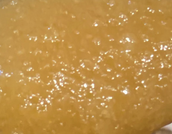
#> input picture knowledge/1.png, 172 x 134 px
$ python test.py
#> lines starting #> are read from the running program, lines starting #| are printed output that depends on the picture
import cv2
import numpy as np
from scipy.stats import mode
from skimage import color

# 画像を読み込み
image = cv2.imread('1.png')
#> image is the input picture: shape (134, 172, 3); mean B, G, R 71.7, 142.1, 187.8
image = cv2.cvtColor(image, cv2.COLOR_BGR2RGB)

# 画像をLab色空間に変換
lab_image = color.rgb2lab(image)
#> lab_image: shape (134, 172, 3) float64; mean of channels 0, 1, 2 62.1, 9.8, 43.4

# ISCC-NBS色データを用意（ここでは仮のデータを使用）
iscc_nbs_colors = np.array([
    [243, 243, 243],  # White
    [255, 245, 238],  # Seaside Sand
    [240, 230, 140],  # Khaki
    [210, 180, 140],  # Tan
    [205, 133, 63],   # Peru
    [165, 42, 42],    # Brown
    [139, 69, 19],    # Saddle Brown
    [128, 0, 0],      # Maroon
    [255, 0, 0],      # Red
    [255, 165, 0],    # Orange
    [255, 255, 0],    # Yellow
    [0, 255, 0],      # Green
    [0, 255, 255],    # Cyan
    [0, 0, 255],      # Blue
    [255, 0, 255],    # Magenta
    [128, 128, 128],  # Gray
    [0, 0, 0],        # Black
    # 他の色データを追加
])

# Lab色空間に変換
iscc_nbs_lab_colors = color.rgb2lab(iscc_nbs_colors.reshape(-1, 1, 3) / 255.0).reshape(-1, 3)

# 各ピクセルを最も近いISCC-NBS色にマッピング
def nearest_color_index(color, colors):
    distances = np.sqrt(np.sum((colors - color) ** 2, axis=1))
    return np.argmin(distances)

mapped_colors = np.array([nearest_color_index(pixel, iscc_nbs_lab_colors) for pixel in lab_image.reshape(-1, 3)])
mapped_colors = mapped_colors.reshape(lab_image.shape[:2])
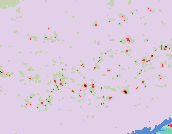
#> mapped_colors: shape (134, 172) int64; 7 distinct labels, from 0 to 15; one colour per label, 0 black

# 最頻値（モード）を計算
mode_result = mode(mapped_colors, axis=None)
#> mode_result = (4, 20318)
mode_color_index = mode_result[0]
#> mode_color_index = 4


# 平均色を計算
mean_lab_color = np.mean(lab_image.reshape(-1, 3), axis=0)
#> mean_lab_color = [62.08, 9.76, 43.41]
mean_color_index = nearest_color_index(mean_lab_color, iscc_nbs_lab_colors)
#> mean_color_index = 4

# 分類された色名を出力
iscc_nbs_color_names = [
    "White", "Seaside Sand", "Khaki", "Tan", "Peru", "Brown", "Saddle Brown", "Maroon",
    "Red", "Orange", "Yellow", "Green", "Cyan", "Blue", "Magenta", "Gray", "Black"
]
mode_color_name = iscc_nbs_color_names[mode_color_index]
#> mode_color_name = 'Peru'
mean_color_name = iscc_nbs_color_names[mean_color_index]
#> mean_color_name = 'Peru'

print("Mode Color Name:", mode_color_name)
#| Mode Color Name: Peru
print("Mean Color Name:", mean_color_name)
#| Mean Color Name: Peru
